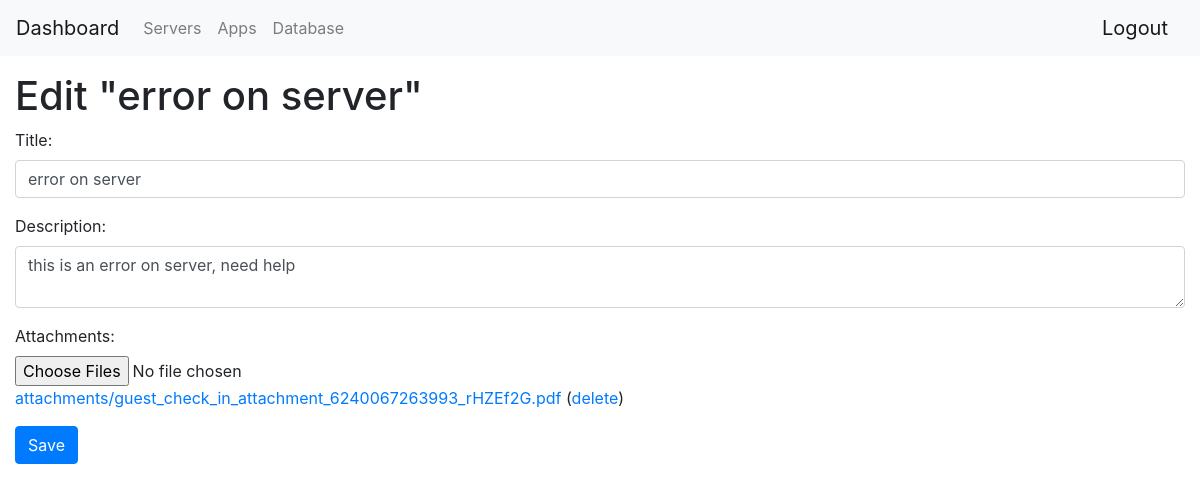
The app's page /1/edit/7/ (signed in) with its own data.
### task_history/models.py (models this page shows, shortened)
class Category(models.Model):
    name = models.CharField(max_length=50)

class JobIssue(models.Model):
    category = models.ForeignKey(Category, on_delete=models.CASCADE)
    title = models.CharField(max_length=100, unique=True)
    description = models.TextField()
    date_created = models.DateTimeField(auto_now_add=True)
    date_updated = models.DateTimeField(auto_now=True)

class Note(models.Model):
    job_issue = models.ForeignKey(JobIssue, on_delete=models.CASCADE)
    content = models.TextField()
    attachment = models.FileField(upload_to='attachments/')
    date_created = models.DateTimeField(auto_now_add=True)
    date_updated = models.DateTimeField(auto_now=True)

### task_history/views.py (the view, shortened to what this page needs)
# urls.py: path('<int:pk>/edit/<int:job_pk>/', views.edit_job_issue, name='edit_job_issue'),
@login_required()
def edit_job_issue(request, pk, job_pk):
    job_issue = JobIssue.objects.get(id=job_pk)
    categories = Category.objects.all()
    return render(request, 'edit_job_issue.html', {'job_issue': job_issue, 'categories': categories})

### task_history/templates/edit_job_issue.html (shortened to what this page needs)
{% extends 'dashboard.html' %}
{% block content %}
<div class="container-fluid">
    <div class="row">
        <div class="col-lg-12">
            <div class="row">
                <div class="col-lg-12">
                    <h1>Edit "{{ job_issue.title }}"</h1>
                    <form method="POST" enctype="multipart/form-data">
                        <div class="form-group">
                            <label for="title">Title:</label>
                            <input type="text" class="form-control" id="title" name="title" value="{{ job_issue.title }}">
                        </div>
                        <div class="form-group">
                            <label for="description">Description:</label>
                            <textarea class="form-control" id="description" name="description">{{ job_issue.description }}</textarea>
                        </div>
                        <div class="form-group">
                            <label for="attachment">Attachments:</label>
                            <input type="file" class="form-control-file" id="attachment" name="attachment" multiple>
                            {% for note in job_issue.note_set.all %}
                                <a href="{{ note.attachment.url }}" target="_blank">{{ note.attachment.name }}</a> (<a href="{% url 'delete_note' pk=job_issue.category.id job_pk=job_issue.pk note_pk=note.pk %}">delete</a>)<br>
                            {% endfor %}
                        </div>
                        <button type="submit" class="btn btn-primary" value="Save" onclick="confirmSave()">Save</button>
                    </form>
                </div>
            </div>
        </div>
    </div>
</div>
{% endblock %}

### task_history/templates/dashboard.html (shortened to what this page needs)
<!DOCTYPE html>
<html>
<head>
    <link rel="stylesheet" href="https://stackpath.bootstrapcdn.com/bootstrap/4.3.1/css/bootstrap.min.css">
</head>
<body>
    <nav class="navbar navbar-expand-lg navbar-light bg-light fixed-top">
        <a class="navbar-brand" href="{% url 'home' %}">Dashboard</a>
        <div class="collapse navbar-collapse" id="navbarNav">
            <ul class="navbar-nav">
                {% for category in categories %}
                    <li class="nav-item">
                        <a class="nav-link" href="{% url 'job_issue' pk=category.pk %}">{{ category.name }}</a>
                    </li>
                {% endfor %}
            </ul>
        </div>
        <a class="navbar-brand" href="{% url 'logout' %}">Logout</a>
    </nav>
    <br>
    <div class="container-md mt-5">
        {% block content %}
        {% endblock %}
    </div>
</body>
</html>

### records on screen
Category: name "Servers"
Category: name "Apps"
Category: name "Database"
JobIssue: title "error on server", description "this is an error on server, need help"
Note: attachment.name "attachments/guest_check_in_attachment_6240067263993_rHZEf2G.pdf"
